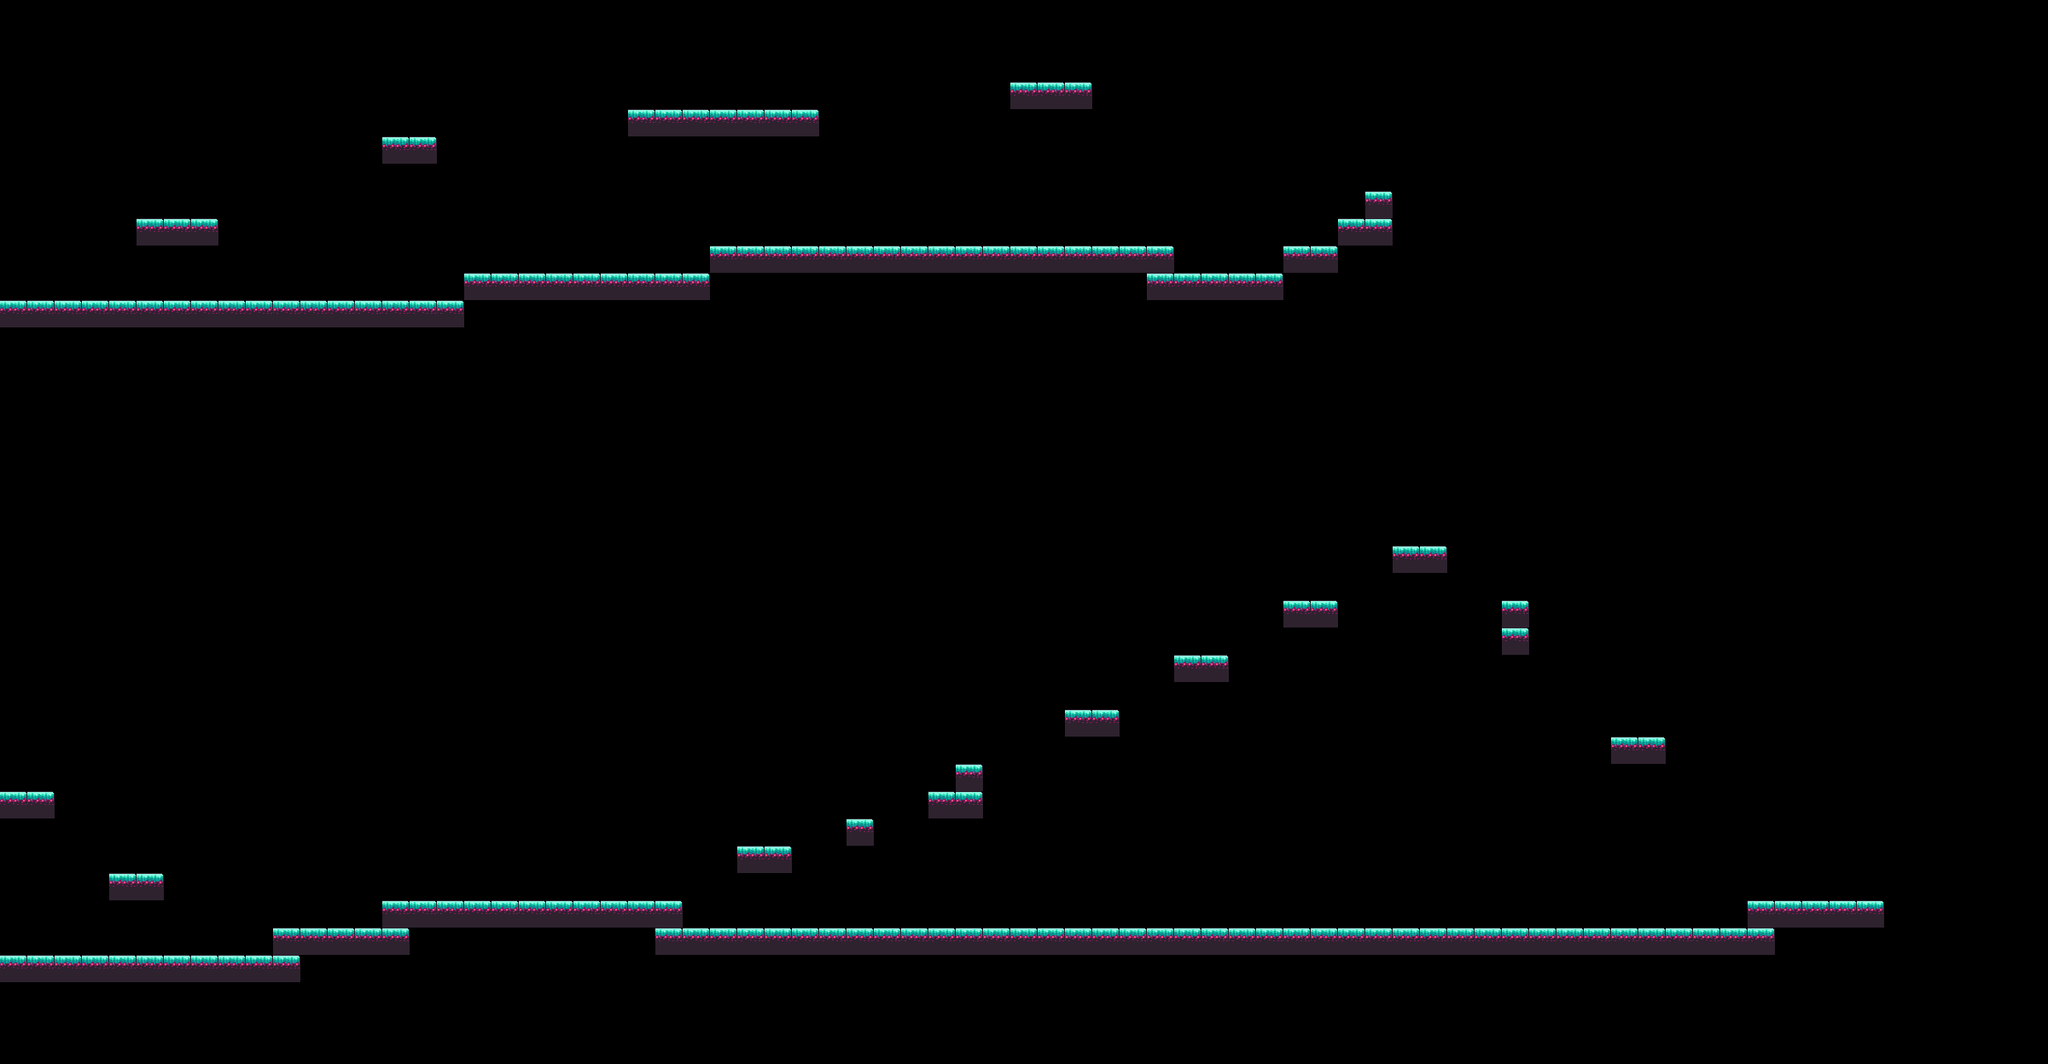

The image is a tile-based game level rendered from a .tmx file. Its description and source (layers, tilesets, objects; grid data summarised) follow:
An orthogonal 75x39 tile map with 32x32 px tiles, 1 tile layer (Tile Layer 1).

<map version="1.10" tiledversion="1.11.2" orientation="orthogonal" renderorder="right-down" width="75" height="39" tilewidth="32" tileheight="32" infinite="0" nextlayerid="2" nextobjectid="1">
 <tileset firstgid="1" name="a" tilewidth="32" tileheight="32" tilecount="36" columns="6">
  <properties>
   <property name="collision" type="bool" value="true" />
  </properties>
  <image source="../img/tile.png" width="200" height="200" />
  <tile id="15">
   <properties>
    <property name="collision" type="bool" value="true" />
   </properties>
  </tile>
 </tileset>
 <layer id="1" name="Tile Layer 1" width="75" height="39">
  <data>[2925 cells, 164 non-empty, 2 distinct tile ids]</data>
 </layer>
</map>
